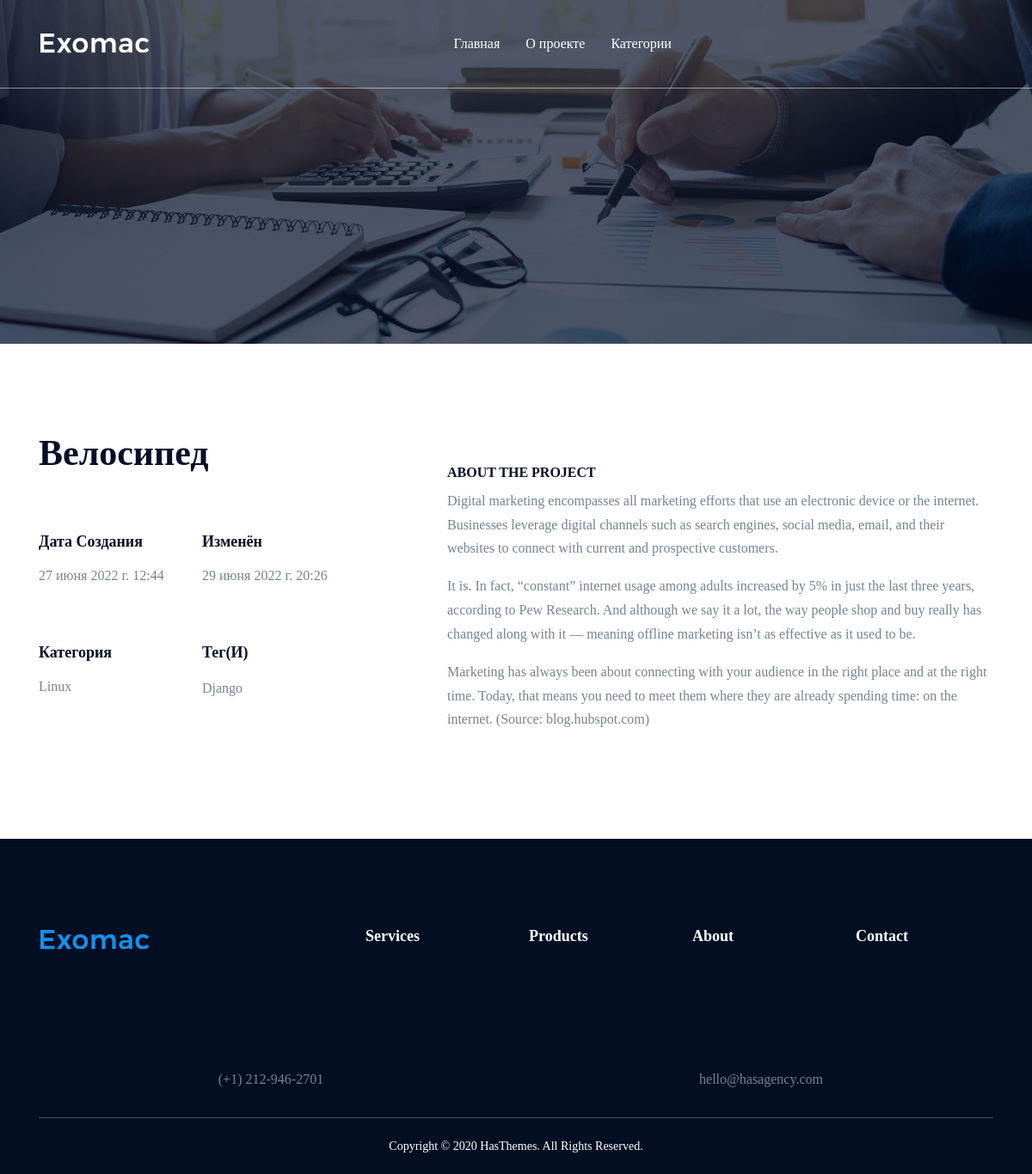
The page /post/velosiped/ on the database its author committed.
### blog/models.py (models this page shows, shortened)
class Post(models.Model):
    title = models.CharField(max_length=100, verbose_name='Название')
    url = models.SlugField(max_length=100, unique=True)
    text = models.TextField(verbose_name="Текст")
    created_up = models.DateTimeField(auto_now=True, verbose_name="Дата обновления")
    created_at = models.DateTimeField(auto_now_add=True, db_index=True, verbose_name="Создан")
    category = models.ForeignKey(Category, on_delete=models.CASCADE, related_name='category', verbose_name='Категирии')
    tag = models.ManyToManyField(Tag, related_name='tag', verbose_name='Тег')
    draft = models.BooleanField('Черновик', default=False)
    image = models.ImageField(verbose_name='Изоброжение', upload_to='post/%Y/%m/%d', blank=True)
    class Meta:
        verbose_name = 'Пост'
        verbose_name_plural = "Посты"

class Category(models.Model):
    title = models.CharField(max_length=100)
    url = models.SlugField(max_length=100, unique=True)
    def __str__(self):
        return self.title
    class Meta:
        verbose_name = 'Категория'
        verbose_name_plural = "Категории"
    def get_absolute_url(self):
        return reverse("category", kwargs={"slug": self.url})

class Tag(models.Model):
    title = models.CharField(max_length=100)
    url = models.SlugField(max_length=100, unique=True)
    def get_absolute_url(self):
        return reverse("tag", kwargs={"slug": self.url})
    class Meta:
        verbose_name = 'Тег'
        verbose_name_plural = "Теги"

### blog/views.py (the view)
# urls.py: path('post/<str:slug>/', PostView.as_view(), name='post'),
class PostView(DetailView):
    model = Post
    template_name = 'blog/detail.html'
    context_object_name = 'post'
    slug_field = 'url'
    def get_context_data(self, *, object_list=None, **kwargs):
        context = super().get_context_data(**kwargs)
        self.object.views = F('views') + 1
        self.object.save()
        self.object.refresh_from_db()
        return context

### blog/templatetags/menu.py (called while the page is built)
@register.inclusion_tag('blog/menu_tpl.html')
def show_menu(menu_class='site-main-menu'):
    categories = Category.objects.all()
    return {"categories": categories, 'menu_class': menu_class}

@register.inclusion_tag('blog/menu_mobile.html')
def show_mobile(menu_class='site-mobile-menu'):
    categories = Category.objects.all()
    return {"categories": categories, 'menu_class': menu_class}

### templates/blog/detail.html (shortened to what this page needs)
{% extends 'base.html' %}
{% block content %}
    <div class="section section-padding">
        <div class="container">
            <div class="row pt--100 pb--80">
                <div class="col-lg-4 col-md-6 col-12">
                    <div class="work-left work-details" data-aos="fade-up">
                        <div class="portfolio-main-info">
                            <h2 class="title">{{ post.title }}</h2>
                            <div class="work-details-list mt-12">
                                <div class="details-list">
                                    <label>Дата создания</label>
                                    <span>{{ post.created_at }}</span>
                                </div>
                                <div class="details-list">
                                    <label>Изменён</label>
                                    <span>{{ post.created_up }}</span>
                                </div>
                                <div class="details-list">
                                    <label>Категория</label>
                                    <span><a href="#">{{ post.category }}</a></span>
                                </div>
                                <div class="details-list">
                                    <label>Тег(и)</label><br>
                                    {% for tag in post.tag.all %}
                                        <a href="{{ tag.get_absolute_url }}">{{ tag.title }}</a>
                                    {% endfor %}
                                </div>
                            </div>
                        </div>
                    </div>
                </div>
                <div class="col-lg-7 col-md-6 offset-lg-1 col-12">
                    <div class="work-left work-details mt-6">
                        <div class="work-main-info">
                            <div class="work-content">
                                <div class="desc mt-8">
                                    <div class="content mb-5" data-aos="fade-up">
                                        {{ post.text|safe }}
                                    </div>
                                </div>
                            </div>
                        </div>
                    </div>
                </div>
            </div>
        </div>
    </div>
{% endblock %}

### templates/blog/menu_tpl.html (shortened to what this page needs)
{% load flatpages %}
{% get_flatpages as flatpages %}
<nav class="{{ menu_class }}">
    <ul>
        <li class="has-children"><a href="{% url "home" %}">Главная</a></li>
        {% for page in flatpages %}
            <li><a href="{{ page.url }}"><span class="menu-text">{{ page.title }}</span></a></li>
        {% endfor %}
        <li class="has-children"><a href="#"><span class="menu-text">Категории</span></a>
        </li>
    </ul>
</nav>

### rows shown on the page
Post: title "Велосипед", created_at "27 июня 2022 г. 12:44", created_up "29 июня 2022 г. 20:26", category "Linux", text "ABOUT THE PROJECT Digital marketing encompasses all marketing efforts that use an electronic device or the internet. Businesses leverage digital channels such as search engines, social media, email, and their websites to connect with current and prospective customers. It is. In fact, “constant” internet usage among adults increased by 5% in just the last three years, according to Pew Research. And although we say it a lot, the way people shop and buy really has changed along with it — meaning offline marketing isn’t as effective as it used to be. Marketing has always been about connecting with your audience in the right place and at the right time. Today, that means you need to meet them…"
Tag: title "Django"

### other values the page prints
{{ page.title }} "О проекте"
